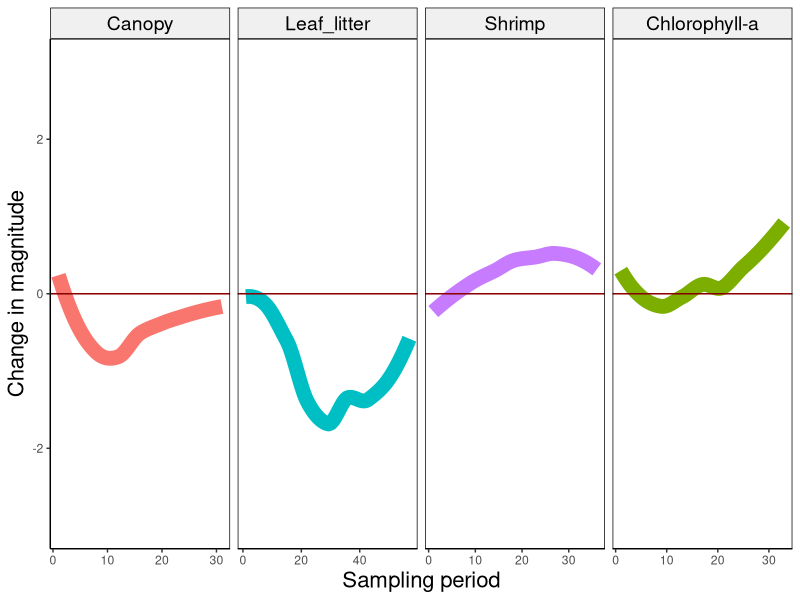

Write the R code that produced this figure.




#--------------------------------------------
# QPA regression
# 21 May 2020
#PEGF
#--------------------------------------------
#


library(modelr)
library(ggplot2)
library(dplyr)
library(patchwork)

QPAregression<- read.csv("00 QPAregressions.csv")
QPAregression

QPAregression$variable_f = factor(QPAregression$variable, levels=c('Canopy','Leaf_litter','Shrimp',
                                                                   'Chlorophyll-a','Macroinvertebrates'))

Regression <- ggplot(QPAregression, aes(Time, 
                                     value,
                                     color=variable)) + 
  geom_smooth(se = F, size=5)  + 

  geom_hline(yintercept = 0, color="darkred") +

xlab('Sampling period') + ylab("Change in magnitude") + 
  theme(axis.title.x = element_text(size = 16, angle = 0)) +# axis x
  theme(axis.title.y = element_text(size = 16, angle = 90)) +
  
  ylim(-3,3) + 
#  annotate("text", x = 5, y = 2.5, label = "Increase",colour = "black", size = 6,angle = 90) +
#  annotate("text", x = 5, y = -2.5, label = "Decrease",colour = "black", size = 6,angle = 90) +
  
 # theme(legend.title=element_blank())+
 # theme(legend.text = element_text(size=20)) +
  theme(legend.position="none")+
  
  theme(panel.grid.major = element_blank(), panel.grid.minor = element_blank(),
        panel.background = element_blank(), axis.line = element_line(colour = "black")) +
  theme(panel.border = element_rect(colour = "black", fill=NA, size=0.5)) +
  
  theme(strip.text.x  = element_text(size = 14, colour = "black", angle = 0)) +
  theme(strip.background = element_rect(colour = "black", fill = "grey94")) +
  
  facet_grid(~ variable_f, scales="free_x")

Regression
  
